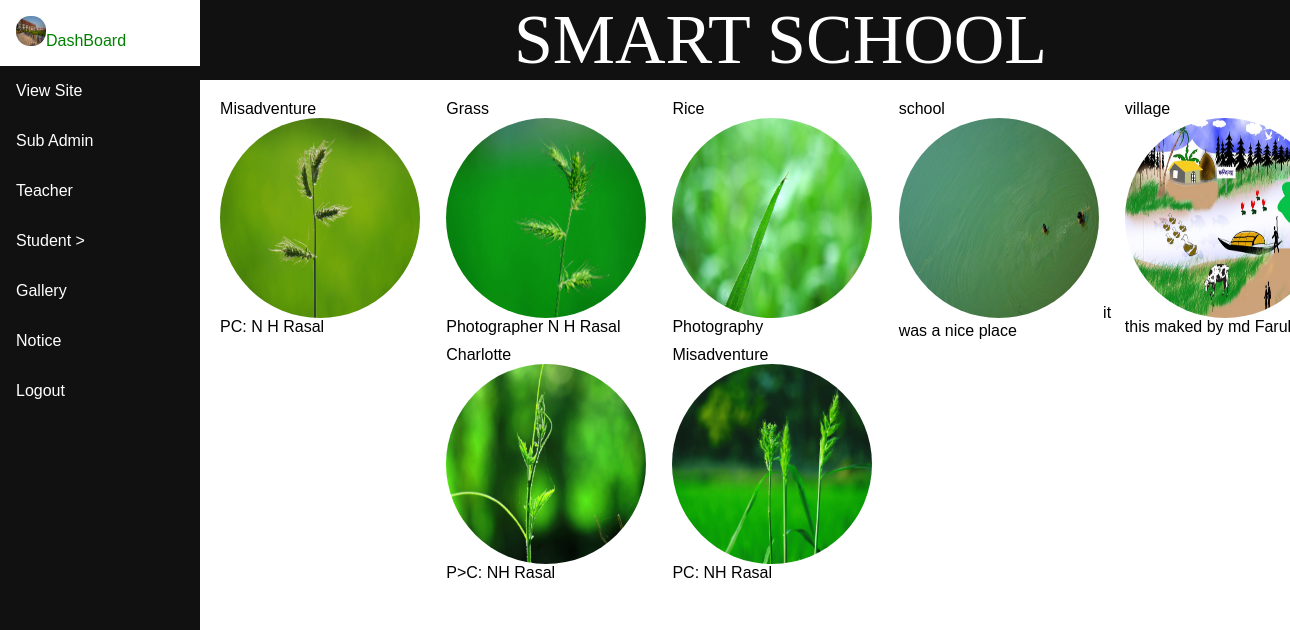
The app's page /admin/122.php (signed in) with its own data.
### tables this page shows
CREATE TABLE `photo` (
  `pc_id` int(10) NOT NULL,
  `picname` varchar(50) NOT NULL,
  `img_name` varchar(50) NOT NULL,
  `img_path` varchar(50) NOT NULL,
  `img_type` varchar(50) NOT NULL,
  `pdesc` varchar(500) NOT NULL
);

### liveview.php (the view)
<?php
include("database/config.php");
$sql=" SELECT * FROM photo";
$query=mysqli_query($myconn,$sql);
while($row=mysqli_fetch_array($query))
{
$picname=$row['picname'];
$picpath=$row['img_path'];
$pdesc=$row['pdesc'];
echo'<div id="picname" style="float:right; width:20%; height:20%; padding:5px; text-align="center">
'.$picname.'<br><a href="viewditels.php? pic_name='.$picname.'">
<img src=".../../admin/'.$picpath.'"  width="200px" height="200px" style=" border-radius: 400px"> </a> '.$pdesc.'<br></div>';
}
?>

### admin/css/style.css (style rules this page uses)
* { box-sizing: border-box; }
body { margin: 0; font-family: Arial, Helvetica, sans-serif; }
a { display: inline-block; text-decoration: none; }

### records on screen
photo: picname "village", img_path (picture), pdesc "this maked by md…"
photo: picname "school", img_path (picture), pdesc "it was a nice place"
photo: picname "Rice", img_path (picture), pdesc "Photography"
photo: picname "Grass", img_path (picture), pdesc "Photographer N H Rasal"
photo: picname "Misadventure", img_path (picture), pdesc "PC: N H Rasal"
photo: picname "Misadventure", img_path (picture), pdesc "PC: NH Rasal"
photo: picname "Charlotte", img_path (picture), pdesc "P>C: NH Rasal"
